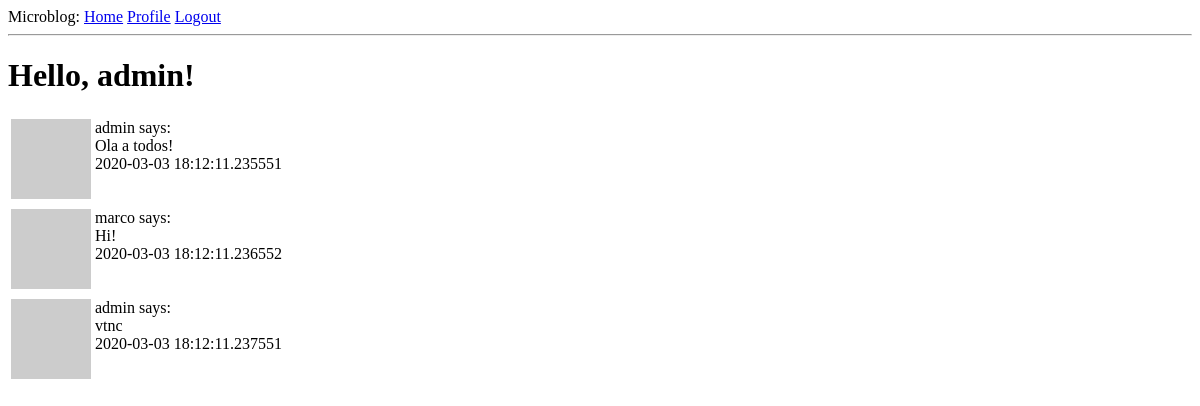
The page /index/ (signed in) on the database as committed earlier.
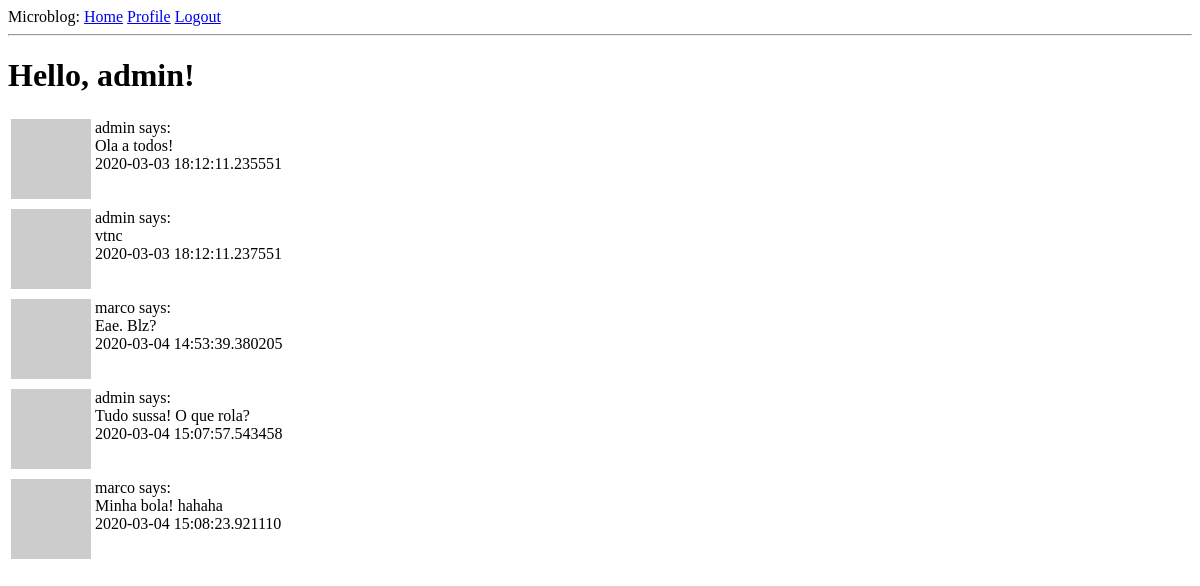
The same page on the database as committed later.
### app/models.py (models this page shows, shortened)
class User(UserMixin, db.Model):
    __tablename__ = 'users'
    id = db.Column(db.Integer, primary_key=True)
    username = db.Column(db.String(64), index=True, unique=True)
    email = db.Column(db.String(120), index=True, unique=True)
    password_hash = db.Column(db.String(128))
    posts = db.relationship('Post', backref='author', lazy='dynamic')
    def avatar(self, size):
        digest = md5(self.email.lower().encode('utf-8')).hexdigest()
        return f'https://www.gravatar.com/avatar/{digest}?d=identicon&s={size}'

class Post(db.Model):
    __tablename__ = 'posts'
    id = db.Column(db.Integer, primary_key=True)
    body = db.Column(db.String(140))
    timestamp = db.Column(db.DateTime, index=True, default=datetime.utcnow)
    user_id = db.Column(db.Integer, db.ForeignKey('users.id', name='FK_posts_user'))

### app/routes.py (the view)
@app.route('/')
@app.route('/index/')
@login_required
def index():
    users = DAO.buscar_todos(User)
    posts = sorted([{'author': p.author, 'body': p.body, 'hora': p.timestamp} for user in users for p in user.posts],
                   key=lambda i: (i['hora']))
    return render_template('index.html', title='Home', posts=posts)

### app/DAO.py (called while the page is built)
def buscar_todos(table, *order_by):
    return table.query.order_by(*order_by).all()

### app/models.py (called while the page is built)
@login.user_loader
def load_user(id):
    return User.query.get(int(id))

### app/templates/index.html
{% extends "base.html" %}
{% block content %}
    <h1>Hello, {{ current_user.username }}!</h1>
    {% for post in posts %}
        {% include '_post.html' %}
    {% endfor %}
{% endblock %}

### app/templates/base.html (shortened to what this page needs)
<!DOCTYPE html>
<html lang="en">
<head>
</head>
<body>
<div>
    Microblog:
        <a href="{{ url_for('index') }}">Home</a>
    {% if current_user.is_anonymous %}
        <a href="{{ url_for('login') }}">Login</a>
    {% else %}
        <a href="{{ url_for('user', username=current_user.username) }}">Profile</a>
        <a href="{{ url_for('logout') }}">Logout</a>
    {% endif %}
</div>
<hr>
{% block content %}{% endblock %}
</body>
</html>

### app/templates/_post.html
<table>
    <tr style="vertical-align: top">
        <td><img src="{{ post.author.avatar(36) }}"></td>
        <td>{{ post.author.username }} says: <br>{{ post.body }}<br>{{ post.hora }}</td>
    </tr>
</table>

Rows that differ between the two databases and show on the page:
removed Post: author.username "marco", body "Hi!", hora "2020-03-03 18:12:11.236552"
added Post: author.username "marco", body "Eae. Blz?", hora "2020-03-04 14:53:39.380205"
added Post: author.username "admin", body "Tudo sussa! O que rola?", hora "2020-03-04 15:07:57.543458"
added Post: author.username "marco", body "Minha bola! hahaha", hora "2020-03-04 15:08:23.921110"
